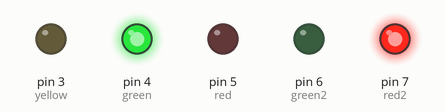
This sketch was run on a simulated Arduino Uno, built with avr-gcc and run on an emulated ATmega328P. On the bench: output pins drawn as LEDs (lit = HIGH).

Above: at 2.0 s.
At 5.0 s:
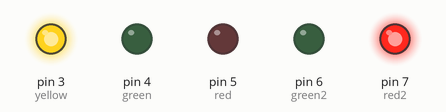
At 7.5 s:
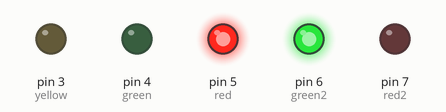
At 9.1 s:
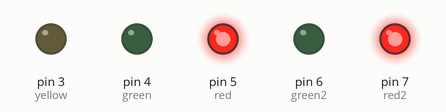
At 9.3 s:
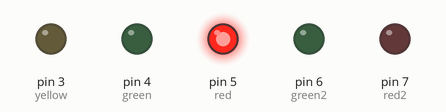
At 10.4 s:
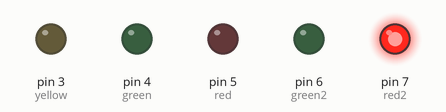
Timing chart, 0 to 14.8 s (numbered marks = the images above):
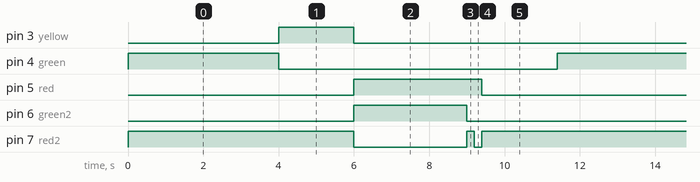

The sketch:

2.ino
```cpp
int yellow = 3;
int green = 4;
int red = 5;
int green2 = 6;
int red2 = 7;

void setup(){
    pinMode(green, OUTPUT);
    pinMode(yellow, OUTPUT);
    pinMode(red, OUTPUT);
    pinMode(green2, OUTPUT);
    pinMode(red2, OUTPUT);
}

void loop(){
    digitalWrite(green, HIGH);
    digitalWrite(red2, HIGH);
    delay(4000);

    digitalWrite(green, LOW);
    digitalWrite(yellow, HIGH);
    delay(2000);

    digitalWrite(yellow, LOW);
    digitalWrite(red, HIGH);
    digitalWrite(red2, LOW);
    digitalWrite(green2, HIGH);
    delay(3000);
    digitalWrite(green2, LOW);
    digitalWrite(red2, HIGH);
    delay(200);
    digitalWrite(red2, LOW);
    delay(200);
    digitalWrite(red2, HIGH);
    digitalWrite(red, LOW);
    delay(2000);
}
```

Measured:
- by itself, pin 3 (yellow): alternates HIGH for 2.0 s and LOW for 9.4 s
- by itself, pin 4 (green): alternates HIGH for 4.0 s and LOW for 7.4 s
- by itself, pin 5 (red): alternates HIGH for 3.4 s and LOW for 8.0 s
- by itself, pin 6 (green2): alternates HIGH for 3.0 s and LOW for 8.4 s
- by itself, pin 7 (red2): repeats every 11.4 s: LOW 3.0 s, HIGH 0.20 s, LOW 0.20 s, HIGH 8.0 s
